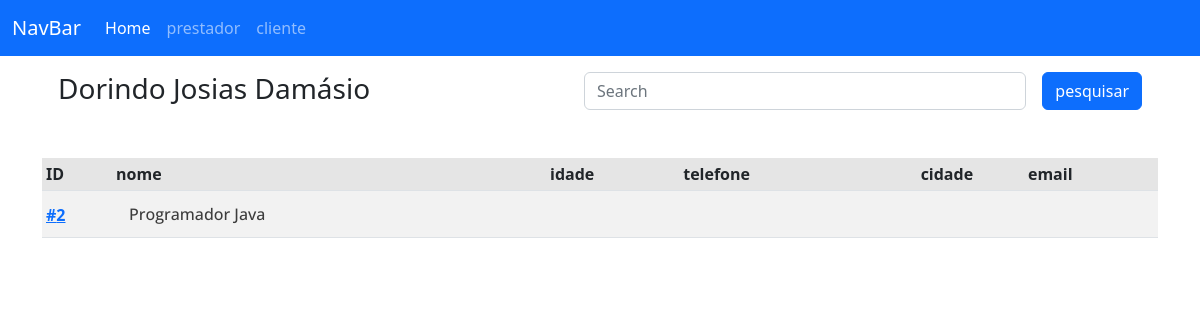
Screenshot of /contato.php?id=1 with the database file from the repository.
### tables this page shows
CREATE TABLE contato (
	id INT PRIMARY KEY AUTO_INCREMENT,
    nome VARCHAR(45),
    idade INT
);

CREATE TABLE servico (
	id INT PRIMARY KEY AUTO_INCREMENT,
    nome TEXT,
    categoria TEXT,
    valor DECIMAL(10,2),
    valor_adicional DECIMAL(10,2),
    garantia INT,
	contato_id INT,
    FOREIGN KEY (contato_id)
        REFERENCES contato (id)
);

### contato.php (the view, shortened to what this page needs)
<?php include("cabecalho.php")?>
<?php
    $contato = $conexao->prepare("SELECT * FROM contato where id = :id ");
    $contato->bindParam(':id',$_GET["id"], PDO::PARAM_STR);
    $executa = $contato->execute();
    $r_contato = $contato->fetch(PDO::FETCH_ASSOC);
?>
<div class="container">
    <form class=" p-2 d-flex mb-3" action="#" method="GET" role="search" >
        <div class="me-auto p-2">
            <h3><?php echo $r_contato["nome"]?></h3>
        </div>
        <div class="p-2 col-5">
            <input type="search" class="form-control" type="search" placeholder="Search" name="pesquisa" aria-label="Search">
        </div>
        <div class="p-2">
            <button type="submit" class="btn btn-primary mb-3">pesquisar</button>
        </div>
    </form>
<table class="table table-striped  table-sm">
    <thead>
        <tr class="table-active" >
            <th scope="col">ID</th>
            <th scope="col" class="none">nome</th>
            <th scope="col" style="@media(max-width: 1000px){ th{ display: none;}}">idade</th>
            <th scope="col">telefone</th>
            <th scope="col" class="text-center">cidade</th>
            <th scope="col">email</th>
        </tr>
    </thead>
    <tbody>
        <?php
            $servicos = $conexao->prepare("SELECT * FROM servico where contato_id = :id");
            $servicos->bindParam(':id',$_GET["id"], PDO::PARAM_STR);
            $executa = $servicos->execute();
            while($r_servicos = $servicos->fetch(PDO::FETCH_ASSOC))
            {
            ?>
        <tr>
            <th scope="row">
                <div class ="mt-2">
                    <a href="contato.php?id=<?php echo $r_servicos["id"];?>">
                        #<?php echo $r_servicos["id"];?>
                    </a>
                </div>
            </th>
            <td>
                <a type="button" class="btn btn-link principal" data-bs-toggle="modal" data-bs-target="#servicos_<?php echo $r_servicos["id"];?>">
                    <?php echo $r_servicos["nome"];?>
                </a>
                <br>
            </td>
            <td class="principal">
            </td>
            <td>
            </td>
            <td class="text-center">
            </td>
            <td class="secundario" style="position: relative">
            </td>
        </tr>
        <?php }?>
    </tbody>
</table>
</div>
<?php include("rodape.php")?>

### css/meuestilo.css (style rules this page uses)
.principal { font-family: 'Open Sans', sans-serif; font-size: 1rem; text-decoration: none; font-weight: 500; color: #3c3c3c; }
.secundario { font-family: 'Open Sans', sans-serif; font-size: 0.95rem; text-decoration: none; color: #5c5c5c; }

### rows the page displays
contato: nome "Dorindo Josias Damásio"
servico: id "2", nome "Programador Java"
